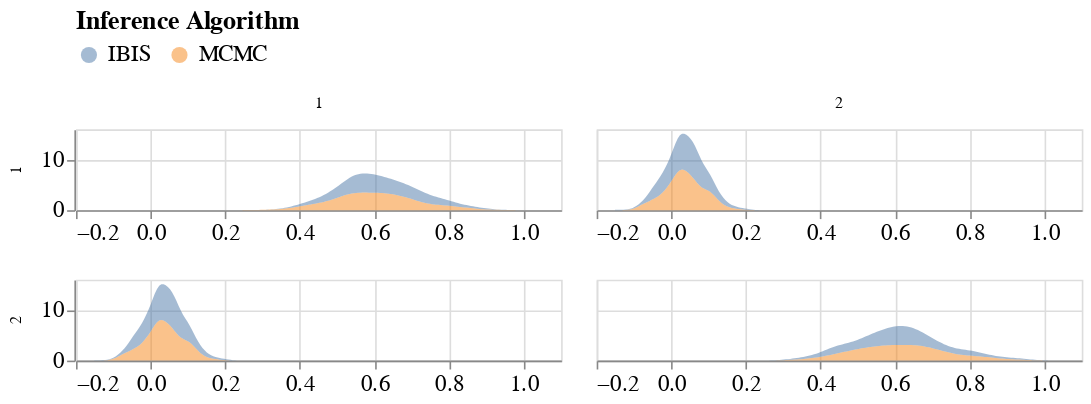

Notebook cell for this chart:
### Code cell
param = 'Phi_cov'
df = get_post_df(np.squeeze(ps[param]))
df['source'] = 'MCMC'
df2 = get_post_df(particles[param])
df2['source'] = 'IBIS'

plot_data = pd.concat([df,df2])
plot_data['row'] =plot_data['row'] + 1
plot_data['col'] =plot_data['col'] + 1

plot_density(plot_data).configure_legend(
    titleFontSize=16,
    labelFontSize=14,
    symbolStrokeWidth=6
    ).configure_axis(
    labelFontSize=14,
    titleFontSize=16
)

### Figure 1 — Vega-Lite specification as saved in the notebook (floating-point values rounded to 4 significant figures; data arrays with more than 128 entries replaced by an {"elided": "..."} marker saying what was removed)
{"config": {"view": {"continuousWidth": 400, "continuousHeight": 300}, "axis": {"labelFontSize": 14, "titleFontSize": 16}, "legend": {"labelFontSize": 14, "symbolStrokeWidth": 6, "titleFontSize": 16}}, "data": {"name": "data-1a37cbed8f4580b72a6dd327205f8ef3"}, "mark": {"type": "area", "opacity": 0.5}, "encoding": {"color": {"type": "nominal", "field": "source", "legend": {"labelFontSize": 14, "orient": "top"}, "title": "Inference Algorithm"}, "column": {"type": "quantitative", "field": "col", "title": null}, "row": {"type": "quantitative", "field": "row", "title": null}, "x": {"type": "quantitative", "field": "value", "title": null}, "y": {"type": "quantitative", "field": "density", "title": null}}, "height": 50, "resolve": {"scale": {"x": "independent"}}, "transform": [{"fold": ["value"]}, {"density": "value", "groupby": ["cn", "row", "col", "source"]}], "width": 300, "$schema": "https://vega.github.io/schema/vega-lite/v4.8.1.json", "datasets": {"data-1a37cbed8f4580b72a6dd327205f8ef3": {"elided": "6000 records"}}}
